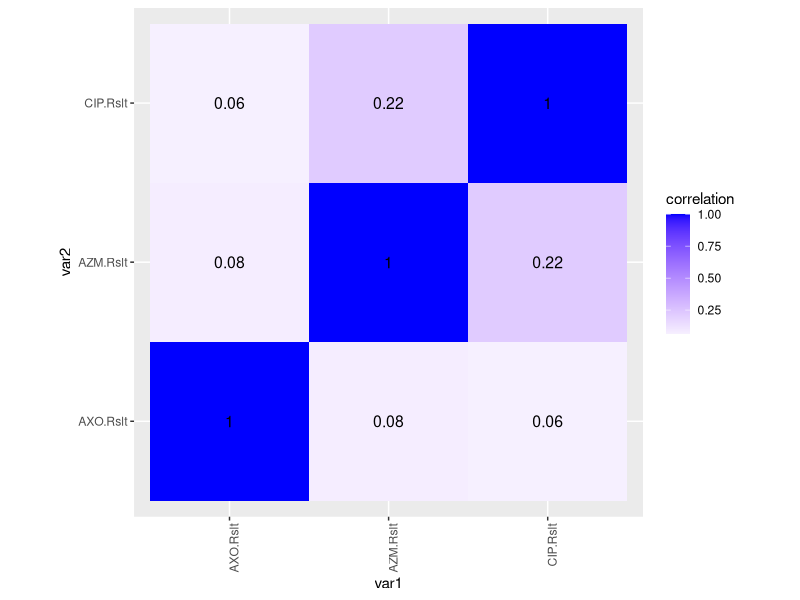
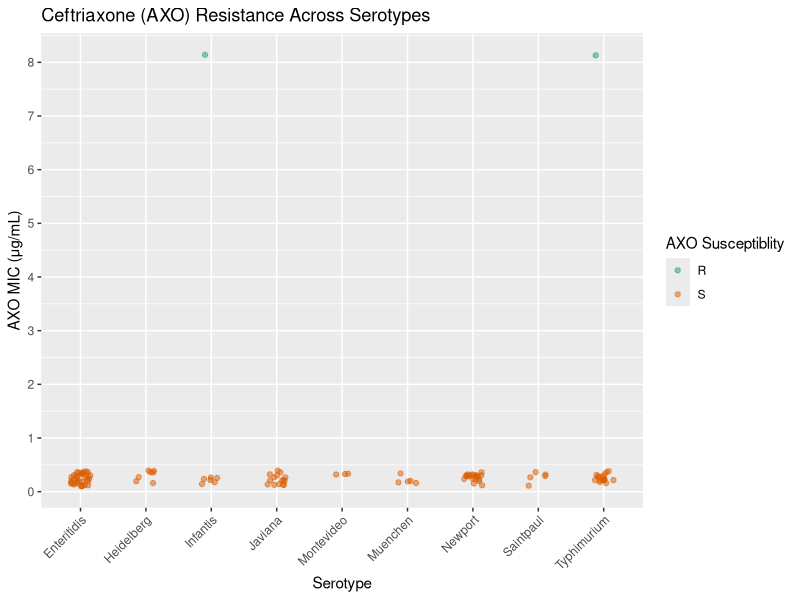
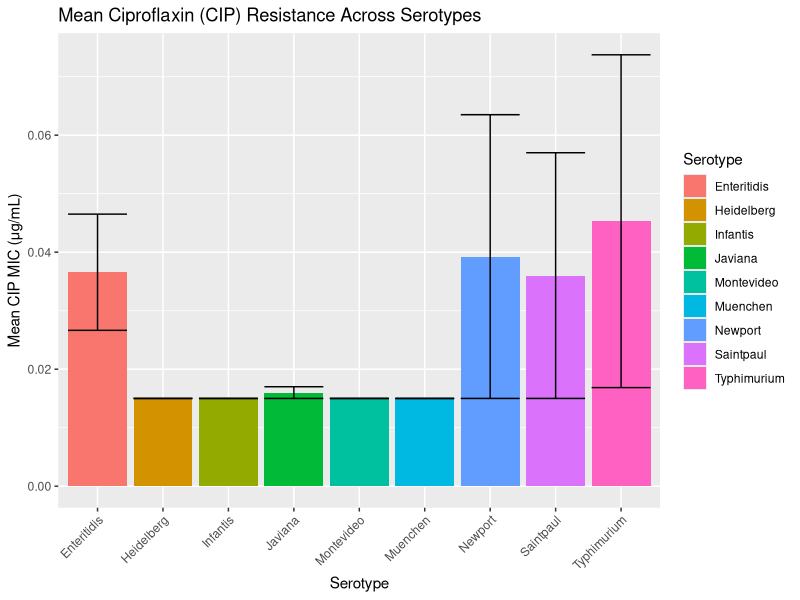
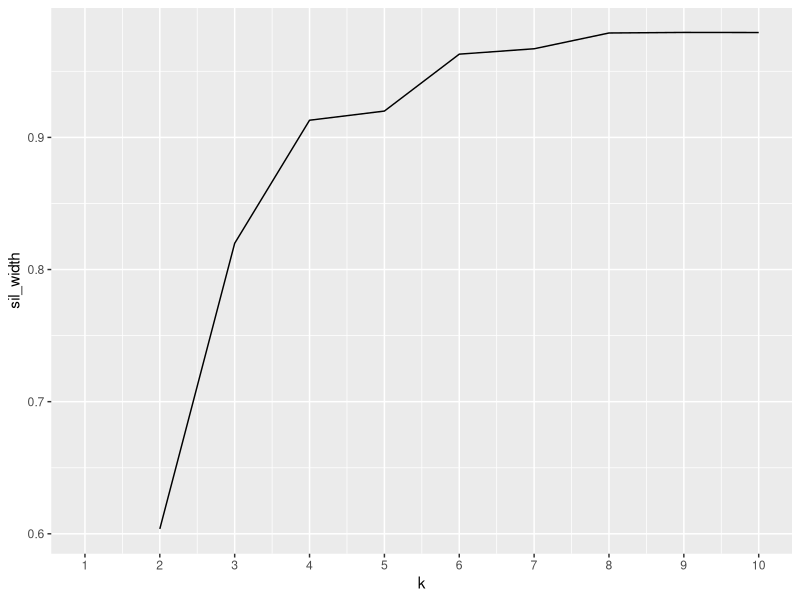
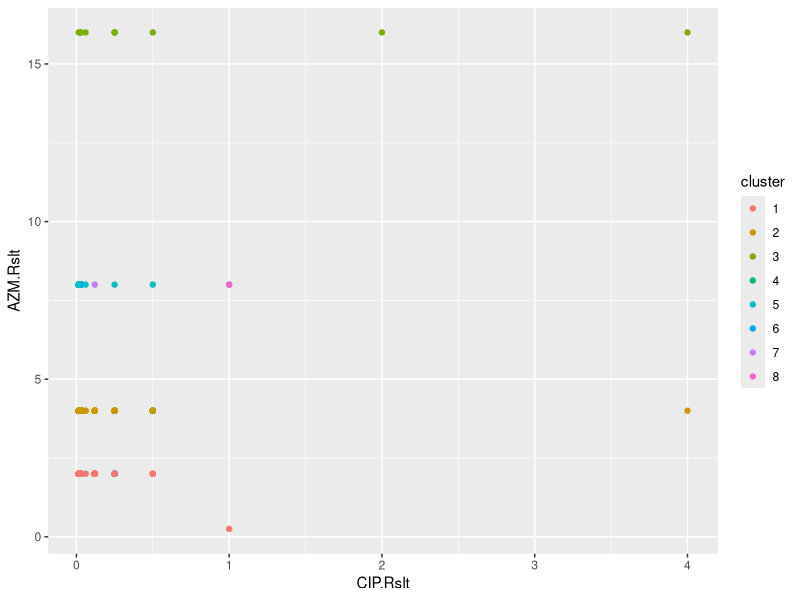
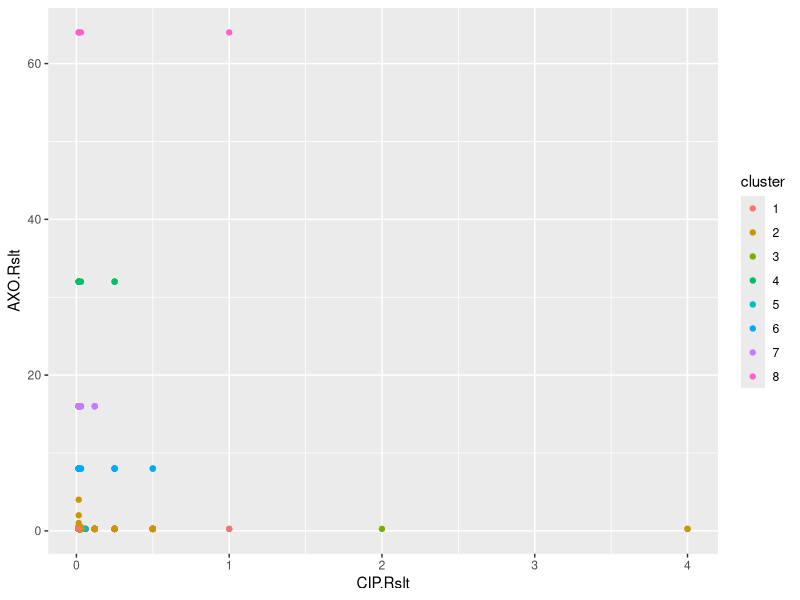
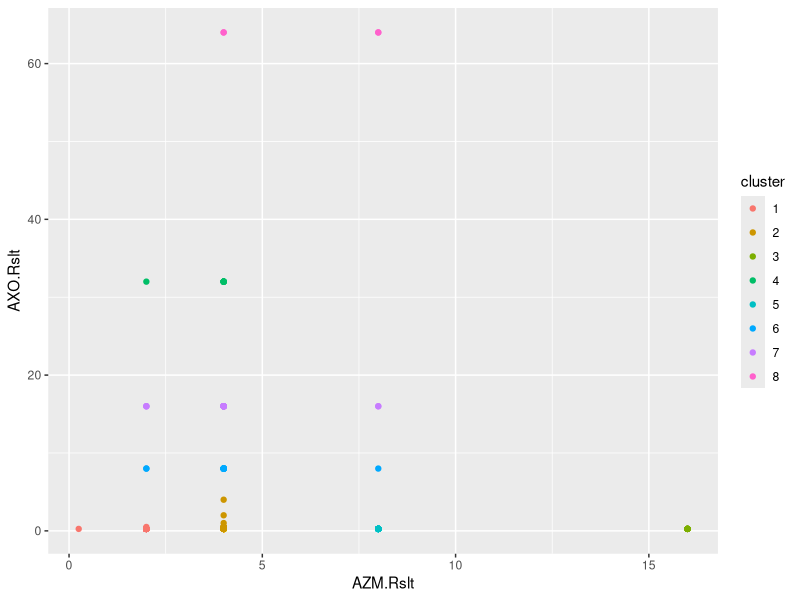
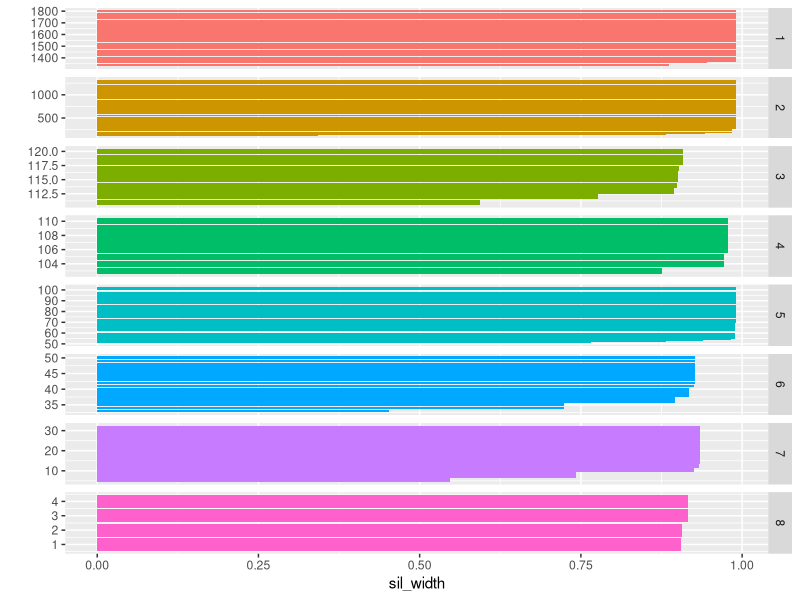

Recreate these plots in R, in order.
## ---- chunk 1
knitr::opts_chunk$set(echo = TRUE, eval = TRUE, fig.align = "center", warning = F, message = F,
tidy=TRUE, tidy.opts=list(width.cutoff=60), R.options=list(max.print=100))
## ---- chunk 2
library(tidyverse)
library(cluster)
library(RColorBrewer)

## ---- chunk 3
# read in the datasets
s_cipR <- read.csv("s_cipR.csv")
s_azmR <- read.csv("s_azmR.csv")
s_axoR <- read.csv("s_axoR.csv")
# examine dimensions and variables
dim(s_cipR)
head(s_cipR)
dim(s_azmR)
head(s_azmR)
dim(s_axoR)
head(s_axoR)
## ---- chunk 4
# join the first 2
cip_azm <- left_join(s_cipR,s_azmR,by=c("Specimen.ID","Genus","Species","Serotype","Data.Year")) 

# join that to the last one
s_res <- left_join(cip_azm,s_axoR,c("Specimen.ID","Genus","Species","Serotype","Data.Year"))
head(s_res)
dim(s_res)
## ---- chunk 5
s_res <- s_res %>% select(-X.x,-X.y,-X)
head(s_res)
## ---- chunk 6
# use case_when to create a conditional mutation that gives us susceptibility classification
s_res %>% mutate(CIP.Susc=case_when(CIP.Rslt<=.06 ~ "S",
                                          CIP.Rslt>=.12 & CIP.Rslt<=.5 ~ "I",
                                          CIP.Rslt>=1 ~ "R")) %>%
  mutate(AZM.Susc=case_when(AZM.Rslt<=16 ~ "S",
                            AZM.Rslt>=32 ~ "R")) %>%
  mutate(AXO.Susc=case_when(AXO.Rslt<=1 ~ "S",
                            AXO.Rslt==2 ~ "I",
                            AXO.Rslt>=4 ~ "R")) ->s_res
head(s_res)
## ---- chunk 7
# calculate mean MIC values for each antibiotic
s_res %>% summarize(meanMICcip=mean(CIP.Rslt), meanMICazm=mean(AZM.Rslt), meanMICaxo=mean(AXO.Rslt))

# number of distinct MIC values reported for each antibiotic
s_res %>% summarize(disMICcip=n_distinct(CIP.Rslt), distMICazm=n_distinct(AZM.Rslt), distMICaxo=n_distinct(AXO.Rslt))

# standard deviation for MIC values for each antibiotic
s_res %>% summarize(sdMICcip=sd(CIP.Rslt), sdMICazm=sd(AZM.Rslt), sdMICaxo=sd(AXO.Rslt))

# now do the same, but when grouped by species and serotype
s_res %>% group_by(Species,Serotype) %>% summarize(meanMICcip=mean(CIP.Rslt), meanMICazm=mean(AZM.Rslt), meanMICaxo=mean(AXO.Rslt))

# minimum when grouped
s_res %>% group_by(Species,Serotype) %>% summarize(minMICcip=min(CIP.Rslt), minMICazm=min(AZM.Rslt), minMICaxo=min(AXO.Rslt))

## ---- chunk 8
s_res %>% group_by(Species,Serotype) %>% summarize(meanMICcip=mean(CIP.Rslt), meanMICazm=mean(AZM.Rslt), meanMICaxo=mean(AXO.Rslt)) %>%
  filter(Serotype=="Enteritidis") 
## ---- chunk 9
# reshape table to wide (very wide) format. Every Serotype/MIC has its own column
s_res %>% group_by(Species,Serotype) %>% summarize(meanMICcip=mean(CIP.Rslt),meanMICazm=mean(AZM.Rslt), meanMICaxo=mean(AXO.Rslt)) %>%
  pivot_wider(names_from="Serotype",values_from=c("meanMICcip","meanMICazm","meanMICaxo")) ->wides_res
head(wides_res)

## ---- chunk 10
# There are too many columns to be useful, so let's reshape this table again
wides_res %>% pivot_longer(2:325) %>%
  separate(name,into=c("Rslt","Serotype")) %>%
  group_by(Serotype) %>% # now we need to recreate new columns with the MIC names
  mutate(row = row_number()) %>% # without this unique identifier, the values are lost somehow
  pivot_wider(names_from="Rslt",values_from="value") %>%
  select(-row) %>% arrange(Serotype) %>%
  # but now each antibiotic is separated between rows
  # We need to collapse these rows into 1 row while keeping the same columns
  group_by(Species,Serotype) %>% summarize(meanMICcip=sum(meanMICcip,na.rm=T),
                                   meanMICazm=sum(meanMICazm,na.rm=T),
                                   meanMICaxo=sum(meanMICaxo,na.rm=T))
# now we've restored the original long dataframe
## ---- chunk 11
abcor <- s_res %>% select(-Data.Year) %>% select_if(is.numeric) %>% cor(use="pair")
abcor
## ---- chunk 12
# tidy the data into a nice dataframe for future use
tidyabcor <- abcor %>% as.data.frame %>% rownames_to_column("var1") %>%
  pivot_longer(-1,names_to="var2",values_to="correlation")
tidyabcor
## ---- chunk 13
tidyabcor %>% ggplot(aes(var1,var2,fill=correlation)) +
  geom_tile()+
  scale_fill_gradient2(low="red",mid="white",high="blue") +
  geom_text(aes(label=round(correlation,2)),color = "black", size = 4) + 
  theme(axis.text.x = element_text(angle = 90, hjust=1)) + 
  coord_fixed()
## ---- chunk 14
# there are too many serotypes to make readable plots. So let's just look at the 10 serotypes that occur most frequently
s_res %>% group_by(Serotype) %>% summarize(n=n()) %>% ungroup() %>% arrange(desc(n)) %>%
  slice(1:10) 
# now that we know them, create a new dataset with only these serotypes (for use in plotting)
top10 <- s_res %>% 
  filter(Serotype==c("Enteritidis","Typhimurium","Newport","I4,[5],12:i:-","Javiana","Muenchen",
                     "Heidelberg","Saintpaul","Montevideo","Infantis")) 
head(top10)

## ---- chunk 15
ggplot(data=top10,aes(x=Serotype,y=AXO.Rslt,color=AXO.Susc)) + geom_point(alpha=.5, position=position_jitter(h=0.15,w=0.15)) +
  theme(axis.text.x = element_text(angle=45, hjust=1)) +
  ggtitle("Ceftriaxone (AXO) Resistance Across Serotypes") + ylab("AXO MIC (μg/mL)") + xlab("Serotype")+
   labs(color = "AXO Susceptiblity") +
  scale_y_continuous(breaks=seq(0,9,1)) + scale_color_brewer(palette="Dark2")

## ---- chunk 16
ggplot(data=top10,aes(x=Serotype)) + geom_bar(aes(y=CIP.Rslt,fill=Serotype),stat="summary",fun=mean) +
  geom_errorbar(aes(y=CIP.Rslt),stat="summary",fun.data=mean_se) +
  theme(axis.text.x = element_text(angle=45, hjust=1)) +
    ggtitle("Mean Ciproflaxin (CIP) Resistance Across Serotypes") + ylab("Mean CIP MIC (μg/mL)") + xlab("Serotype")
  
## ---- chunk 17
pam_dat<-s_res%>%select(6:8) # only our numeric resistance variables of interest, creating PAM datset
sil_width<-vector() # hold mean sil width
for(i in 2:10){
  pam_fit <- pam(pam_dat, k = i) # solution
  sil_width[i] <- pam_fit$silinfo$avg.width
}
ggplot()+geom_line(aes(x=1:10,y=sil_width))+scale_x_continuous(name="k",breaks=1:10)
## ---- chunk 18
pam <- pam_dat %>% pam(k=8)
pam
## ---- chunk 19
pamclust<-pam_dat %>% mutate(cluster=as.factor(pam$clustering)) # save cluster assignments
pamclust %>% ggplot(aes(CIP.Rslt,AZM.Rslt,color=cluster)) + geom_point()
## ---- chunk 20
pamclust<-pam_dat %>% mutate(cluster=as.factor(pam$clustering))
pamclust %>% ggplot(aes(CIP.Rslt,AXO.Rslt,color=cluster)) + geom_point()
## ---- chunk 21
pamclust<-pam_dat %>% mutate(cluster=as.factor(pam$clustering))
pamclust %>% ggplot(aes(AZM.Rslt,AXO.Rslt,color=cluster)) + geom_point()
## ---- chunk 22
pamclust %>% group_by(cluster) %>% summarize_if(is.numeric,mean,na.rm=T)
## ---- chunk 23
s_res %>%slice(pam$id.med)
## ---- chunk 24
# find the average silhouette width
pam$silinfo$avg.width
## ---- chunk 25
# visualize it
pam$silinfo$widths %>% as.data.frame %>% mutate(x=dim(pam$silinfo$widths)[1]:1)%>% 
ggplot(aes(x, y=sil_width, fill=as.factor(cluster))) + geom_bar(stat="identity") + xlab("") +
facet_grid(cluster~., scales="free_y") + coord_flip() + theme(legend.position="none")
